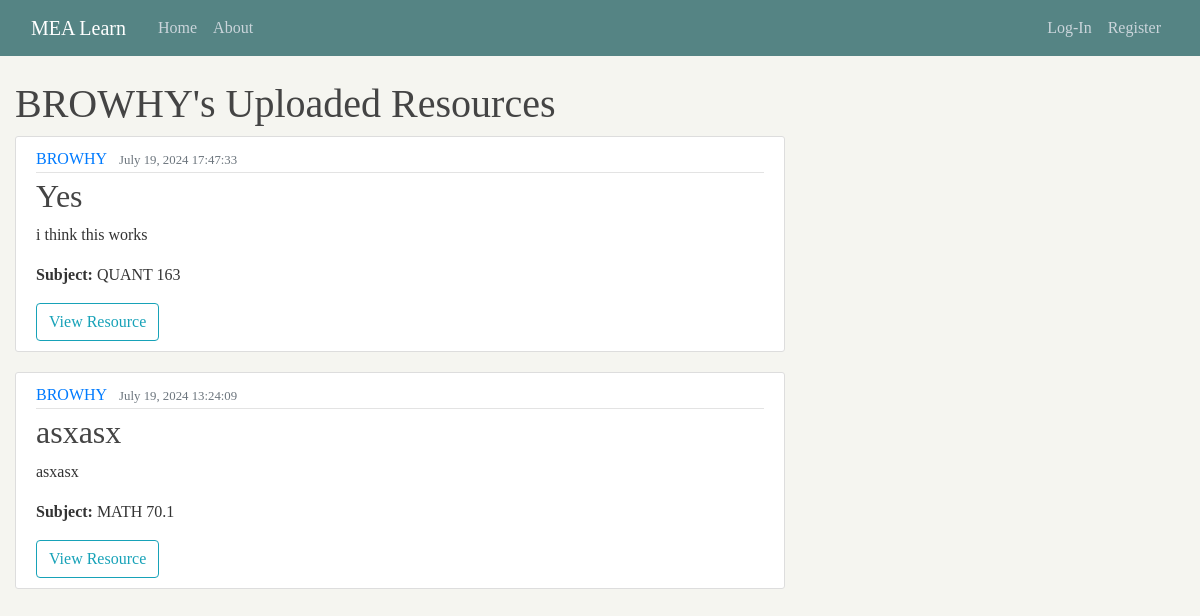
The page /user/BROWHY/ on the database its author committed.
### blog/models.py (models this page shows, shortened)
class Resource(models.Model):
    SUBJECT_CHOICES = [
        ('MATH 31.1', 'MATH 31.1'),
        ('LAS 21', 'LAS 21'),
        ('MATH 31.2', 'MATH 31.2'),
        ('DECSC 22', 'DECSC 22'),
        ('ITMGT 25.03', 'ITMGT 25.03'),
        ('MATH 31.3', 'MATH 31.3'),
        ('ACCT 115', 'ACCT 115'),
        ('LLAW 113', 'LLAW 113'),
        ('MATH 70.1', 'MATH 70.1'),
        ('ECON 110', 'ECON 110'),
        ('ACCT 125', 'ACCT 125'),
        ('LLAW 115', 'LLAW 115'),
        ('MATH 61.2', 'MATH 61.2'),
        ('DECSC 25', 'DECSC 25'),
        ('ECON 121', 'ECON 121'),
        ('FINN 115', 'FINN 115'),
        ('QUANT 121', 'QUANT 121'),
        ('QUANT 162', 'QUANT 162'),
        ('LAS 111', 'LAS 111'),
        ('MKTG 111', 'MKTG 111'),
        ('QUANT 163', 'QUANT 163'),
        ('LAS 123', 'LAS 123'),
        ('QUANT 192', 'QUANT 192'),
        ('LAS 120', 'LAS 120'),
        ('LAS 140', 'LAS 140'),
        ('OPMAN 125', 'OPMAN 125'),
        ('QUANT 164', 'QUANT 164'),
        ('QUANT 199', 'QUANT 199'),
        ('LAS 197.10', 'LAS 197.10'),
    ]
    title = models.CharField(max_length=150)
    description = models.TextField()
    subject = models.CharField(max_length=100, choices=SUBJECT_CHOICES, default='None')
    date_uploaded = models.DateTimeField(default=timezone.now)
    file = models.FileField(upload_to='resource_files')
    author = models.ForeignKey(User, on_delete=models.CASCADE)

### blog/views.py (the view)
# urls.py: path('user/<str:username>/', UserResourceListView.as_view(), name='user-resources'),
class UserResourceListView(ListView):
    model = Resource
    template_name = 'blog/user_resource_list.html'
    context_object_name = 'resources'
    paginate_by = 5
    def get_queryset(self):
        user = get_object_or_404(User, username=self.kwargs.get('username'))
        return Resource.objects.filter(author=user).order_by('-date_uploaded')

### blog/templates/blog/user_resource_list.html (shortened to what this page needs)
{% extends "blog/base.html" %}
{% load static %}
{% block content %}
    <h1>{{ view.kwargs.username }}'s Uploaded Resources</h1>
    <div class="resource-list">
        {% for resource in resources %}
            <div class="resource-container">
                <article class="media content-section">
                    <div class="media-body">
                        <div class="article-metadata">
                            <a class="mr-2" href="{% url 'user-resources' resource.author.username %}">{{ resource.author.username }}</a>
                            <small class="text-muted">{{ resource.date_uploaded|date:"F d, Y H:i:s" }}</small>
                        </div>
                        <h2>
                            <a class="article-title" href="{% url 'resource-detail' resource.id %}">{{ resource.title }}</a>
                        </h2>
                        <p class="article-content">{{ resource.description }}</p>
                        {% if resource.subject %}
                            <p class="resource-class"><strong>Subject:</strong> {{ resource.subject }}</p>
                        {% endif %}
                        <div class="file-container">
                            {% if resource.file %}
                                <a href="{{ resource.file.url }}" target="_blank" class="btn btn-outline-info">View Resource</a>
                            {% else %}
                                <p>No file uploaded.</p>
                            {% endif %}
                        </div>
                    </div>
                </article>
            </div>
        {% empty %}
            <p>No resources found.</p>
        {% endfor %}
    </div>
{% endblock content %}

### blog/static/blog/main.css (style rules this page uses)
body { font-family: 'Times New Roman', serif !important; background: #F5F5F0; color: #333333; margin: 0; padding: 0; box-sizing: border-box; margin-top: 5rem; }
h1, h2, h3, h4, h5, h6 { color: #444444; }
.content-section { background: #ffffff; padding: 10px 20px; border: 1px solid #dddddd; border-radius: 3px; margin-bottom: 20px; }
.article-title { color: #444444; }
.article-content { white-space: pre-line; }
.article-metadata { padding-bottom: 1px; margin-bottom: 4px; border-bottom: 1px solid #e3e3e3; }

### blog/templates/blog/base.html (style rules this page uses)
body { font-family: 'Karla', sans-serif; }

### rows shown on the page
Resource: author.username "BROWHY", date_uploaded "July 19, 2024 17:47:33", title "Yes", description "i think this works", subject "QUANT 163"
Resource: author.username "BROWHY", date_uploaded "July 19, 2024 13:24:09", title "asxasx", description "asxasx", subject "MATH 70.1"

### other values the page prints
{{ view.kwargs.username }} "BROWHY"
